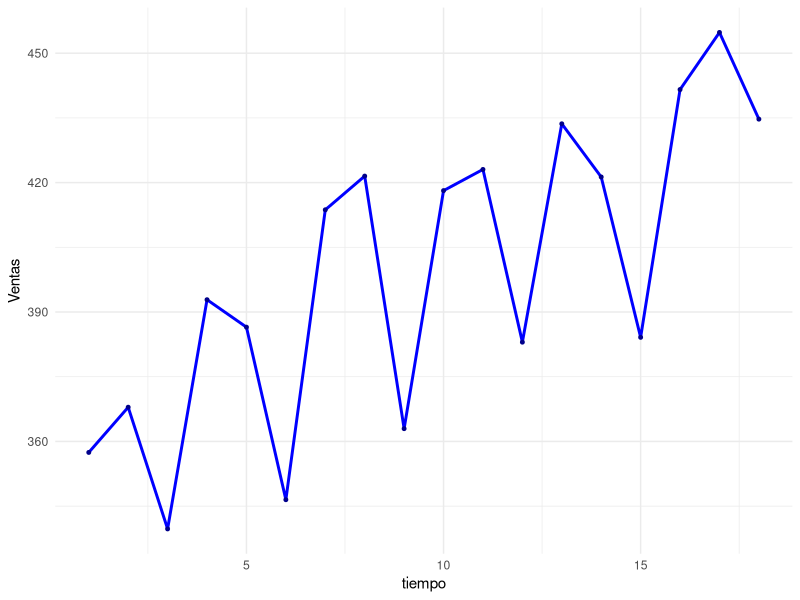
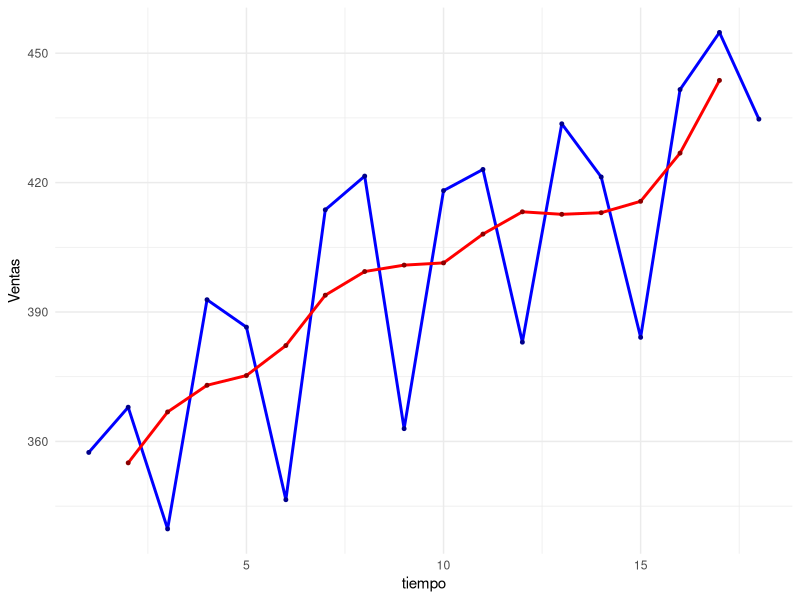
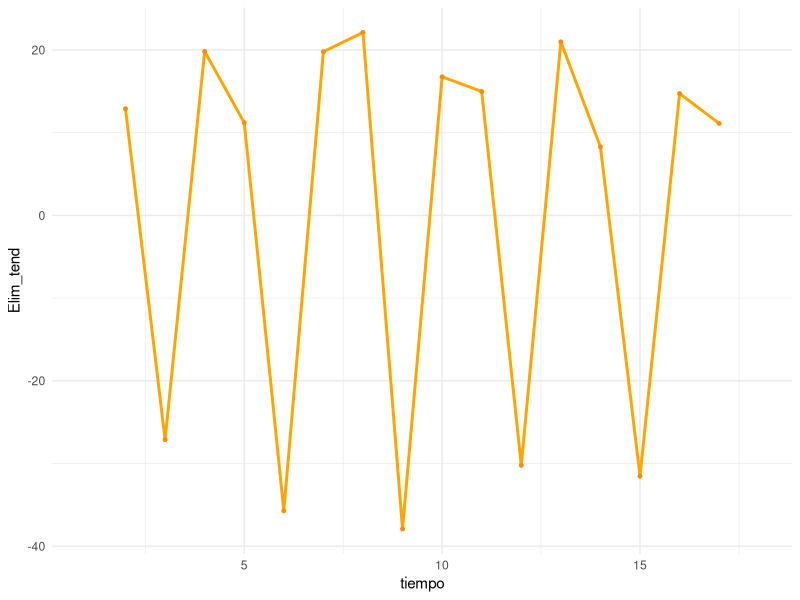
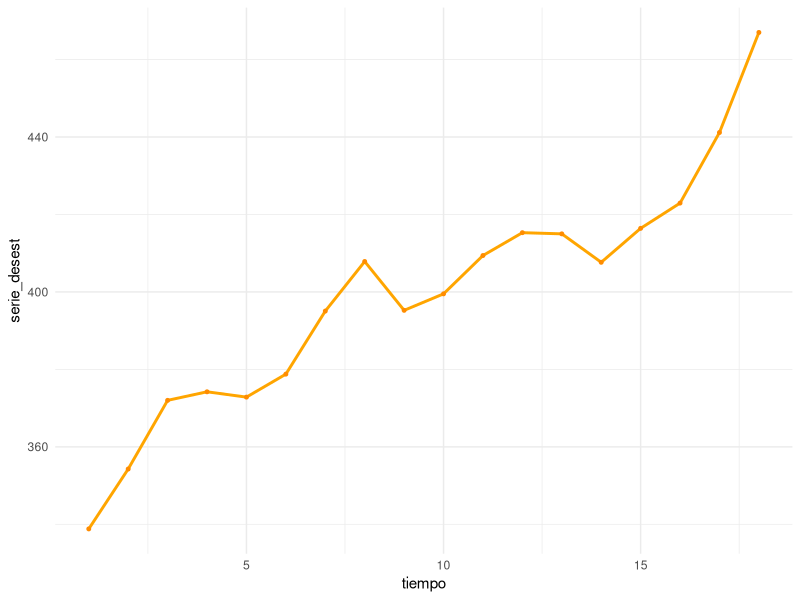
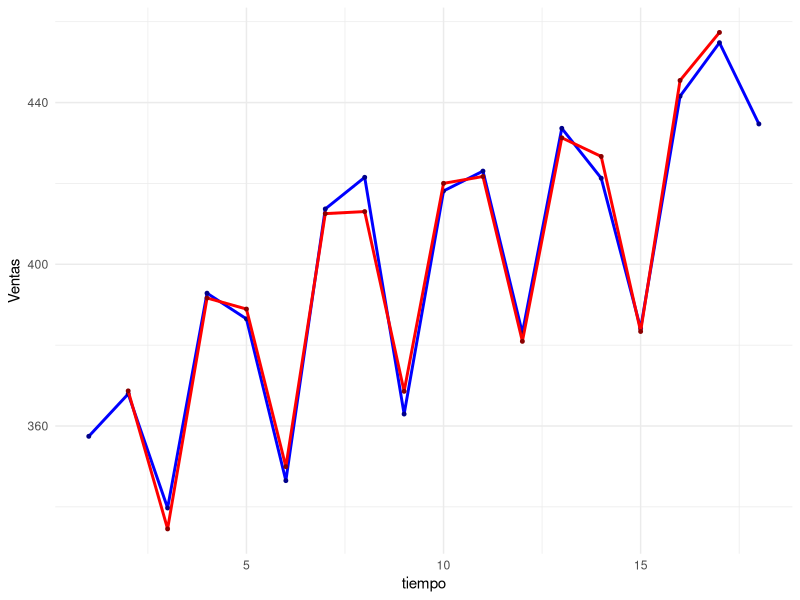
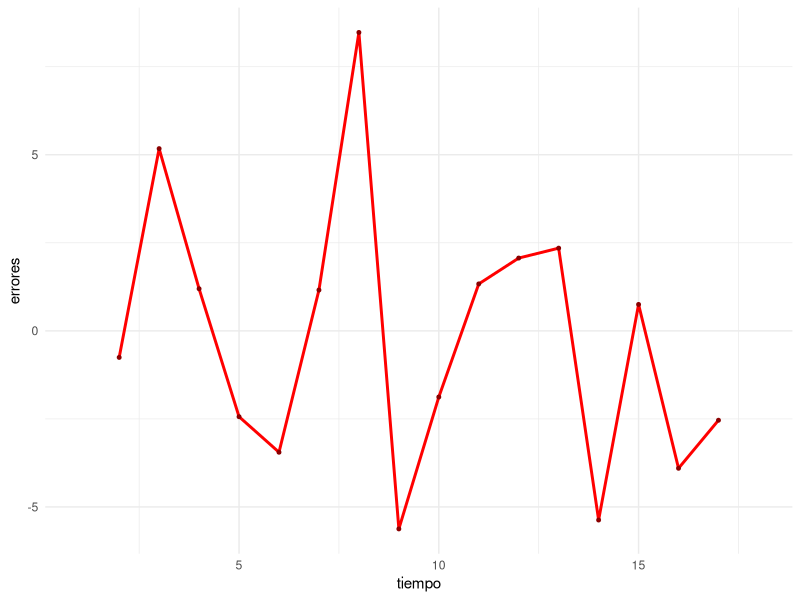

These figures' R source, in order:
## ---- chunk 1
library(ggplot2)
library(dplyr)
library(zoo)
## ---- chunk 2
datos_ventas <- read.table("ventas.csv", header = T, sep=";")
View(datos_ventas)
str(datos_ventas)

## ---- chunk 3
datos_ventas$tiempo <- 1:length(datos_ventas$Ventas)

ggplot(datos_ventas, aes(tiempo, Ventas))+
  geom_line(color="blue", size=1)+
  geom_point(color="darkblue", size=1)+
  theme_minimal()
## ---- chunk 4
datos_ventas$MM3 <- rollmean(datos_ventas$Ventas, k=3, fill = NA, align = "center")
## ---- chunk 5
ggplot(datos_ventas)+
  geom_line(color="blue", size=1, aes(tiempo, Ventas))+
  geom_point(color="darkblue", size=1, aes(tiempo, Ventas))+
  geom_line(color="red", size=1, aes(x=tiempo, y=MM3))+
  geom_point(color="darkred", size=1, aes(x=tiempo, y=MM3))+
  theme_minimal()
## ---- chunk 6
datos_ventas$Elim_tend <- datos_ventas$Ventas - datos_ventas$MM3

#Representamos
ggplot(datos_ventas)+
  geom_line(color="orange", size=1, aes(tiempo, Elim_tend))+
  geom_point(color="darkorange", size=1, aes(tiempo, Elim_tend))+
  theme_minimal()
## ---- chunk 7
media_cuatrimestre <- datos_ventas %>% 
  group_by(Cuatrimestre) %>% 
  summarise(media_elim_tend = mean(Elim_tend, na.rm= T))

media_cuatrimestre
media_total_cuatrimes <- mean(media_cuatrimestre$media_elim_tend)

idifE <- media_cuatrimestre$media_elim_tend - media_total_cuatrimes
idifE
## ---- chunk 8
datos_ventas$serie_desest <- datos_ventas$Ventas - idifE
head(datos_ventas)


## ---- chunk 9
ggplot(datos_ventas)+
  geom_line(color="orange", size=1, aes(tiempo, serie_desest))+
  geom_point(color="darkorange", size=1, aes(tiempo, serie_desest))+
  theme_minimal()
## ---- chunk 10
datos_ventas$modelo <- datos_ventas$MM3 + idifE
head(datos_ventas)

#Representamos el modelo junto con la var. ventas
ggplot(datos_ventas)+
  geom_line(color="blue", size=1, aes(tiempo, Ventas))+
  geom_point(color="darkblue", size=1, aes(tiempo, Ventas))+
  geom_line(color="red", size=1, aes(x=tiempo, y=modelo))+
  geom_point(color="darkred", size=1, aes(x=tiempo, y=modelo))+
  theme_minimal()
## ---- chunk 11
datos_ventas$errores <- datos_ventas$Ventas - datos_ventas$modelo 

ggplot(datos_ventas)+
  geom_line(color="red", size=1, aes(x=tiempo, y=errores))+
  geom_point(color="darkred", size=1, aes(x=tiempo, y=errores))+
  theme_minimal()
